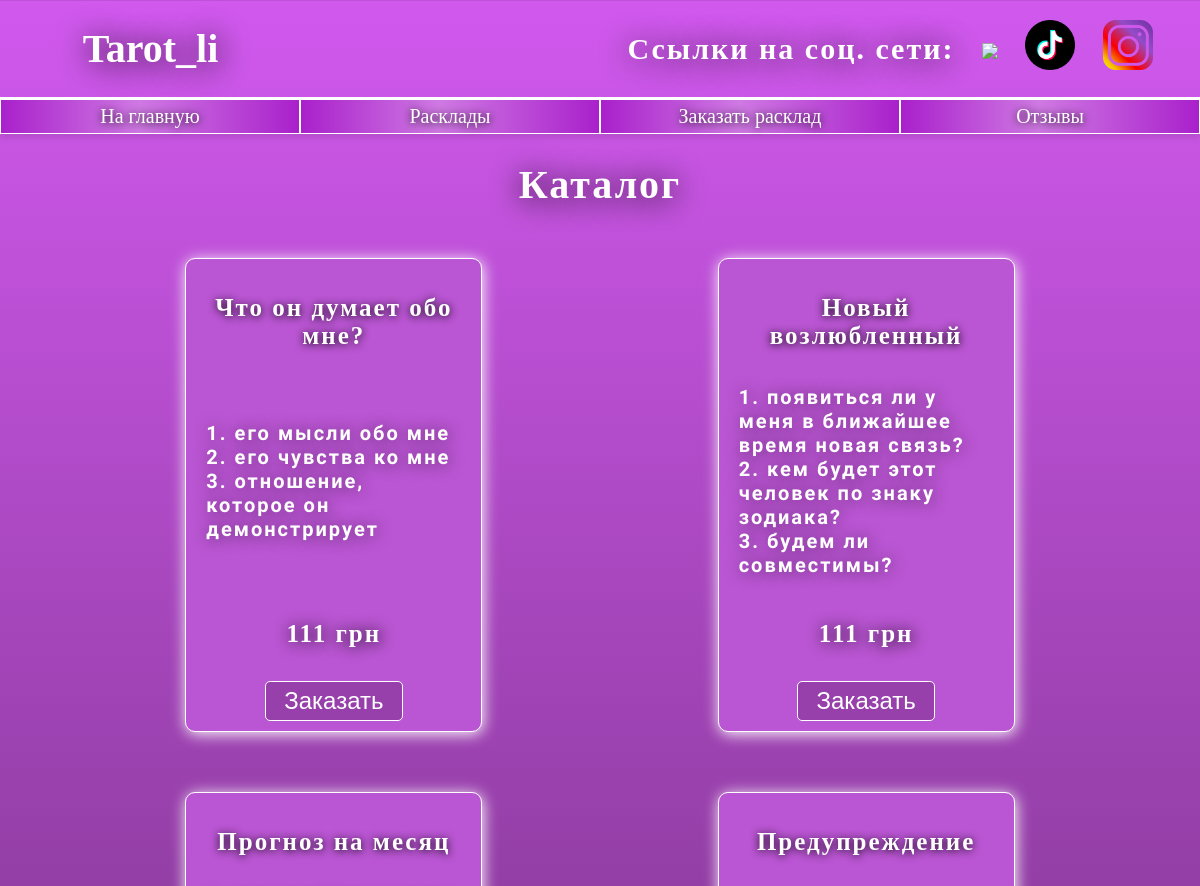
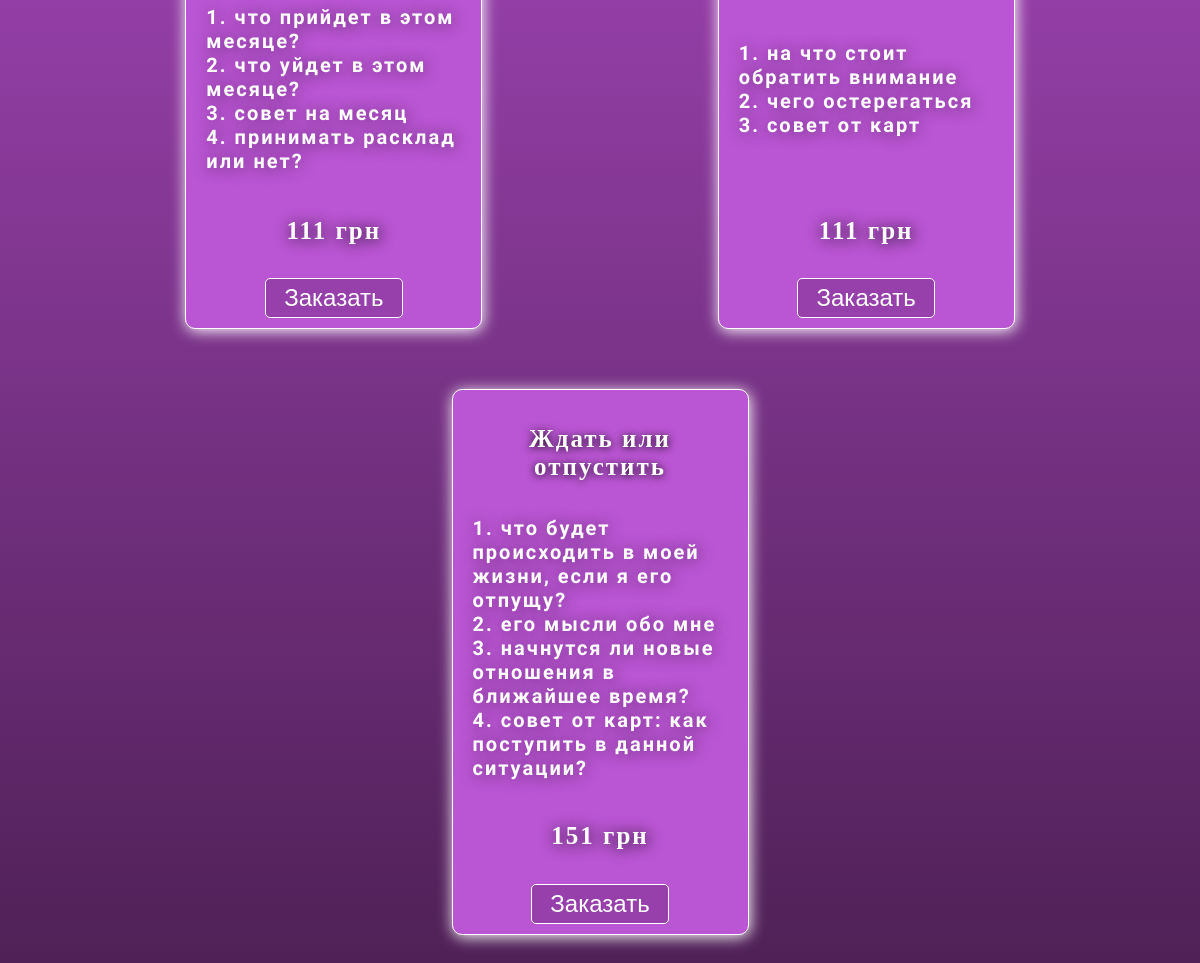
Page /catalog/ on the committed database (2 pictures, top to bottom).
### web/models.py (models this page shows, shortened)
class Rasklad(models.Model):
    name = models.CharField('Название раскладов', max_length= 100)
    voprosi = models.CharField('Вопросы расклада', max_length=1024)
    price = models.IntegerField("Цена")
    description = models.TextField('Описание')
    date = models.DateField('Дата публикации')

### web/views.py (the view)
# urls.py: path("catalog/", views.two, name='catalog'),
def two(request):
    data = Rasklad.objects.all()
    return render(request, "web/catalog.html", {'rasklads': data})

### web/templates/web/catalog.html (shortened to what this page needs)
{% extends 'web/base.html' %}
{% block content %}
    <h1 id="catalog-h1">Каталог</h1>
    <div class="all-tovars">
    {% for rasklad in rasklads %}
        <div class="tovar">
            <h3>{{ rasklad.name }}</h3>
            <p class="description">{{ rasklad.description|linebreaksbr }}</p>
            <h4>{{ rasklad.price }} грн</h4>
            <button class="form-button"><a href="{% url 'rasklad' rasklad.id %}">Заказать</a></button>
        </div>
    {% endfor %}
    </div>
{% endblock %}

### web/templates/web/base.html (shortened to what this page needs)
{% load static %}
<!DOCTYPE html>
<html lang="en">
<head>
    <link rel="stylesheet" href="{% static 'web/css/index.css' %}">
    <link rel="stylesheet" href="{% static 'web/css/otzuvu.css' %}">
    <link rel="stylesheet" href="{% static 'web/css/rasklad.css' %}">
</head>
<body>
    <header>
        <div class="header">
            <div class="head-elem"><p class="head-foot-text">Tarot_li</p></div>
            <div class="head-elem seti">
                <div>Ссылки на соц. сети: </div>
                <div class="soc-set"><a href="https://t.me/tarot_lil" target="_blank"><img src="{% static 'web/img/telegram.png' %}"></a></div>
                <div class="soc-set"><a href="https://www.tiktok.com/@tarot_lil?_t=8oQxVuHzZk8&_r=1" target="_blank"><img src="{% static 'web/img/Tiktok.png' %}"></a></div>
                <div class="soc-set"><a href="https://www.instagram.com/tarot_li_?igsh=N3c5aXlpeWIzMG01&utm_source=qr" target="_blank"><img src="{% static 'web/img/instagram.png' %}"></a></div>
            </div>
        </div>
    </header>
    <div class="all-content">
        <div class="menu">
            <a href="{% url 'glavnaya' %}"><div class="menu-button">На главную</div></a>
            <a href="{% url 'catalog' %}"><div class="menu-button">Расклады</div></a>
            <a href="{% url 'rasklad' %}"><div class="menu-button">Заказать расклад</div></a>
            <a href="{% url 'otzuvu' %}"><div class="menu-button">Отзывы</div></a>
        </div>
        <div class="catalog">
            {% block content %}
            {% endblock %}
        </div>
    </div>
    <link rel="stylesheet" href="{% static 'web/js/index.js' %}">
    <link rel="stylesheet" href="{% static 'web/js/otzuvu.js' %}">
</body>
</html>

### web/static/web/css/index.css (style rules this page uses)
body { background: linear-gradient(180deg, #d159ee 0%, #4e2055 100%); margin: 0; padding: 0; min-height: 100vh; height: 100%; color: white; font-family: "Renju"; background-size: 100% auto; background-position: center; background-repeat: auto; display: flex; justify-content: space-between; flex-direction: column; }
body * { position: relative; z-index: 2; }
header { font-size: 30px; font-weight: bolder; text-shadow: 1px 1px 30px black; border-bottom: 2px rgb(255, 255, 255) solid; text-align: center; padding: 20px; background: linear-gradient(180deg, #3a183f 0%, #d159ee 100%,); background-size: 100% 100%; background-position: center; background-repeat: auto; }
.header { display: flex; justify-content: space-between; align-items: center; flex-direction: row; }
.header p { padding-right: 55%; }
.head-elem { width: 50%; }
.head-elem img { width: 50px; }
.seti { display: flex; justify-content: space-evenly; flex-direction: row; align-items: center; letter-spacing: 2px; }
a { text-decoration: none; color: white; margin: 0; width: 100%; max-height: 100%; }
h1 { text-align: center; text-shadow: 1px 1px 15px rgb(0, 0, 0); text-shadow: 1px 2px 30px rgb(0, 0, 0); font-size: 40px; }
p { font-weight: bolder; }
.head-foot-text { color: white; margin: 0; text-shadow: 1px 2px 30px rgb(0, 0, 0); font-size: 40px; }
.menu { text-shadow: 0px 1px 8px rgb(0, 0, 0); box-shadow: 0px 4px 6px rgba(0, 0, 0, 0.1); display: flex; width: 100%; flex-direction: row; width: 100%; justify-content: start; }
.menu a { max-height: 150px; }
.menu-button { background: linear-gradient(90deg, #a920cb 0%, #cf79e3 46.38%, #a920cb 100%); border: 1px rgb(255, 255, 255) solid; text-align: center; padding: 5px; font-size: 20px; }
.form-button { border: 1px rgb(255, 255, 255) solid; background: linear-gradient(180deg, #a920cb 100%); text-align: center; padding: 5px; font-size: 20px; }
.tovar { font-family:"Neucha", sans-serif !important; text-shadow: 1px 3px 30px rgb(0, 0, 0); letter-spacing: 2px; width: 275px; border: 1px rgb(255, 255, 255) solid; padding: 10px; border-radius: 10px; background-color: rgb(186, 85, 211); box-shadow: 1px 2px 15px rgb(255, 255, 255); display: flex; flex-direction: column; justify-content: space-between; align-items: center; font-size: 20px; margin: 30px 70px; }
.tovar h3, .tovar h4, .catalog h1 { font-weight: bolder; text-align: center; font-size: 25px; text-shadow: 0px 1px 8px rgb(0, 0, 0); font-family: 'Renju'; src: url("/fonts/Renju") format('otf'); letter-spacing: 2px; }
.tovar h4 { text-shadow: 1px 1px 15px rgb(0, 0, 0); }
.tovar button { font-size: 24px; color: white; background-color: rgb(151, 64, 172); border-radius: 5px; text-align: center; width: 50%; }
#catalog-h1 { margin-bottom: 0; }
.all-content { flex: 1; }
.catalog h1 { font-size: 40px; text-shadow: 1px 2px 30px rgb(0, 0, 0); font-size: 40px; }
.description { font-size: 20px; height: 50%; text-shadow: 1px 1px 15px rgba(0, 0, 0, 0.514); display: flex; justify-content: center; flex-direction: column; margin: 10px 10px; }
.all-tovars { padding: 20px; display: flex; flex-direction: row; justify-content: space-evenly; flex-wrap: wrap; }

### web/static/web/css/otzuvu.css (style rules this page uses)
.catalog { height: 100%; display: flex; justify-content: space-evenly; flex-direction: column; margin: 0; }
.form-button { border: 1px rgb(255, 255, 255) solid; text-align: center; padding: 5px; font-size: 24px; color: white; background-color: rgb(151, 64, 172); border-radius: 5px; }

### rows in the picture
Rasklad: name "Что он думает обо мне?", description "1. его мысли обо мне 2. его чувства ко мне 3. отношение, которое он демонстрирует", price "111"
Rasklad: name "Новый возлюбленный", description "1. появиться ли у меня в ближайшее время новая связь? 2. кем будет этот человек по знаку зодиака? 3. будем ли совместимы?", price "111"
Rasklad: name "Прогноз на месяц", description "1. что прийдет в этом месяце? 2. что уйдет в этом месяце? 3. совет на месяц 4. принимать расклад или нет?", price "111"
Rasklad: name "Предупреждение", description "1. на что стоит обратить внимание 2. чего остерегаться 3. совет от карт", price "111"
Rasklad: name "Ждать или отпустить", description "1. что будет происходить в моей жизни, если я его отпущу? 2. его мысли обо мне 3. начнутся ли новые отношения в ближайшее время? 4. совет от карт: как поступить в данной ситуации?", price "151"
